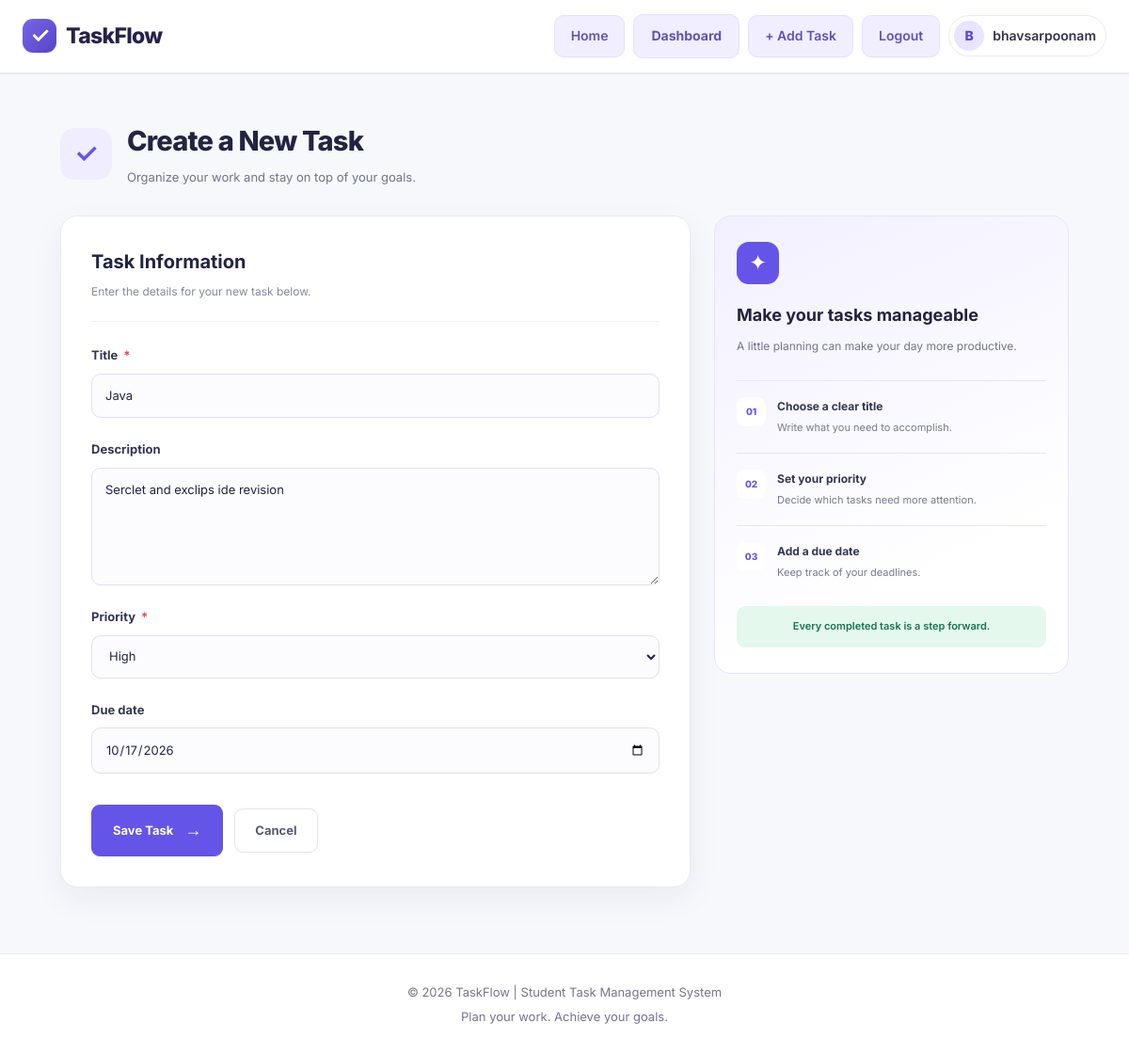
Page /task/2/edit/ (signed in) on the committed database.
### tasks/models.py (models this page shows, shortened)
class Task(models.Model):
    PRIORITY_CHOICES = [
        ('Low', 'Low'),
        ('Medium', 'Medium'),
        ('High', 'High'),
    ]
    user = models.ForeignKey(
        User,
        on_delete=models.CASCADE,
        related_name='tasks'
    )
    title = models.CharField(max_length=200)
    description = models.TextField(blank=True)
    priority = models.CharField(
        max_length=10,
        choices=PRIORITY_CHOICES,
        default='Medium'
    )
    due_date = models.DateField(null=True, blank=True)
    completed = models.BooleanField(default=False)
    created_at = models.DateTimeField(auto_now_add=True)

### tasks/views.py (the view)
# urls.py: path('task/<int:pk>/edit/', views.edit_task, name='edit_task'),
@login_required
def edit_task(request, pk):
    task = get_object_or_404(
        Task,
        pk=pk,
        user=request.user
    )
    if request.method == 'POST':
        form = TaskForm(request.POST, instance=task)
        if form.is_valid():
            form.save()
            messages.success(request, 'Task updated successfully!')
            return redirect('dashboard')
    else:
        form = TaskForm(instance=task)
    return render(request, 'tasks/task_form.html', {
        'form': form,
        'page_title': 'Edit Task',
    })

### tasks/forms.py
class TaskForm(forms.ModelForm):
    class Meta:
        model = Task
        fields = [
            'title',
            'description',
            'priority',
            'due_date',
        ]
        widgets = {
            'title': forms.TextInput(attrs={
                'placeholder': 'Enter your task title'
            }),
            'description': forms.Textarea(attrs={
                'placeholder': 'Describe your task',
                'rows': 4
            }),
            'due_date': forms.DateInput(attrs={
                'type': 'date'
            }),
        }
    def __init__(self, *args, **kwargs):
        super().__init__(*args, **kwargs)
        for field in self.fields.values():
            field.widget.attrs.update({'class': 'form-control'})

### templates/tasks/task_form.html (shortened to what this page needs)
{% extends 'tasks/base.html' %}
{% block content %}
<div class="task-form-page">
    <div class="task-form-heading">
        <div class="heading-icon">✓</div>
        <div>
            <h1>Create a New Task</h1>
            <p>Organize your work and stay on top of your goals.</p>
        </div>
    </div>
    <div class="task-form-layout">
        <div class="task-form-card">
            <div class="form-card-heading">
                <h2>Task Information</h2>
                <p>Enter the details for your new task below.</p>
            </div>
            <form method="post">
                {% for field in form %}
                    <div class="task-field">
                        <label for="{{ field.id_for_label }}">
                            {{ field.label }}
                            {% if field.field.required %}
                                <span class="required-star">*</span>
                            {% endif %}
                        </label>
                        {{ field }}
                    </div>
                {% endfor %}
                <div class="task-form-actions">
                    <button type="submit" class="save-task-button">
                        Save Task <span>→</span>
                    </button>
                    <a href="{% url 'dashboard' %}" class="cancel-task-button">
                        Cancel
                    </a>
                </div>
            </form>
        </div>
        <aside class="task-tips-card">
            <div class="tips-icon">✦</div>
            <h3>Make your tasks manageable</h3>
            <p>A little planning can make your day more productive.</p>
            <div class="tip-item">
                <span class="tip-number">01</span>
                <div>
                    <strong>Choose a clear title</strong>
                    <p>Write what you need to accomplish.</p>
                </div>
            </div>
            <div class="tip-item">
                <span class="tip-number">02</span>
                <div>
                    <strong>Set your priority</strong>
                    <p>Decide which tasks need more attention.</p>
                </div>
            </div>
            <div class="tip-item">
                <span class="tip-number">03</span>
                <div>
                    <strong>Add a due date</strong>
                    <p>Keep track of your deadlines.</p>
                </div>
            </div>
            <div class="tips-bottom">
                Every completed task is a step forward.
            </div>
        </aside>
    </div>
</div>
{% endblock %}

### templates/tasks/base.html (shortened to what this page needs)
{% load static %}
<!DOCTYPE html>
<html lang="en">
<head>
    <link rel="stylesheet" href="{% static 'css/style.css' %}">
</head>
<body>
    <header class="main-header">
        <div class="navbar">
            <a href="{% url 'home' %}" class="brand">
                <span class="brand-icon">✓</span>
                <span>TaskFlow</span>
            </a>
            <nav class="nav-links">
                <a href="{% url 'home' %}" class="nav-button">
                    Home
                </a>
                {% if user.is_authenticated %}
                    <a href="{% url 'dashboard' %}" class="nav-button">
                        Dashboard
                    </a>
                    <a href="{% url 'add_task' %}" class="nav-button">
                        + Add Task
                    </a>
                    <form method="post" action="{% url 'logout' %}" class="logout-form">
                        <button type="submit" class="nav-button logout-button">
                            Logout
                        </button>
                    </form>
                    <div class="user-menu">
                        <span class="user-avatar">
                            {{ user.username|first|upper }}
                        </span>
                        <span class="nav-username">
                            {{ user.get_full_name|default:user.username }}
                        </span>
                    </div>
                {% endif %}
            </nav>
        </div>
    </header>
    <main class="main-content">
        {% block content %}
        {% endblock %}
    </main>
    <footer class="main-footer">
        <p>© 2026 TaskFlow | Student Task Management System</p>
        <p>Plan your work. Achieve your goals.</p>
    </footer>
</body>
</html>

### rows in the picture
Task: form "Java" "Serclet and exclips ide revision" "High" "10/17/2026"

### other values in the picture
{{ user.username|first|upper }} "B"
{{ user.get_full_name|default:user.username }} "bhavsarpoonam"
{{ field.label }} "Title" "Description" "Priority" "Due date"
